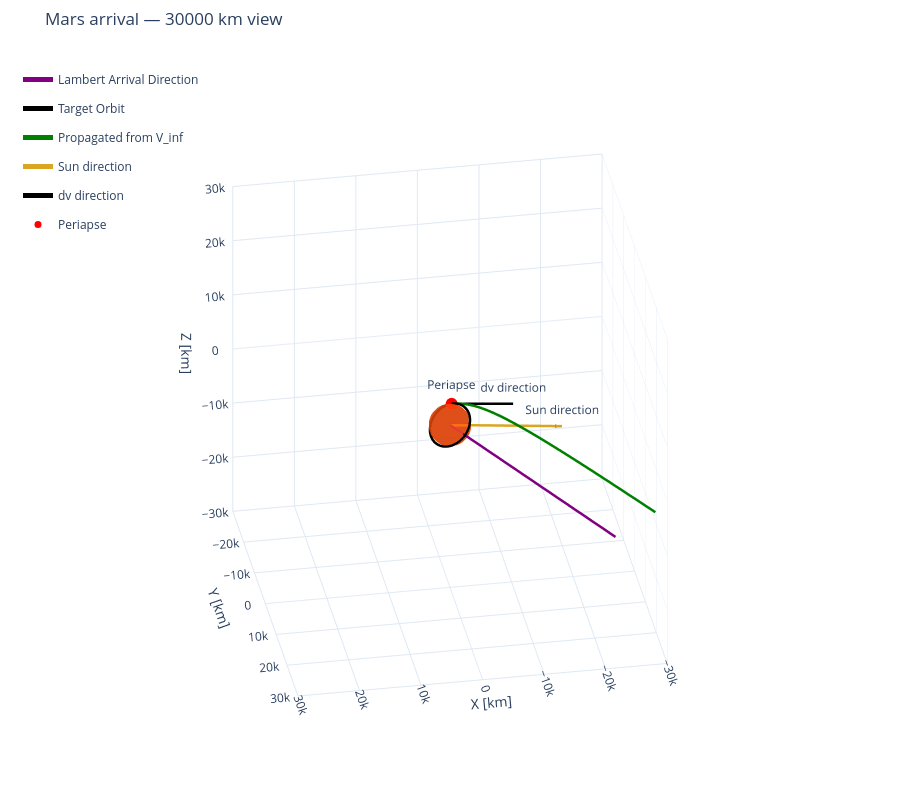

Notebook source saved alongside this figure:
### Markdown cell above
## Visualization
$
\boxed{
\hat{\mathbf p}
=\frac{1}{eq}\hat{\mathbf u}
\ \pm\
\sqrt{1-\frac{1}{e^2q^2}}\,
(\hat{\mathbf n}\times\hat{\mathbf u})
}$


$
\hat s=\frac{\hat p}{e}+\sqrt{1-\frac1{e^2}}\,\hat t
$

### Code cell
# Sun direction at arrival, rotated into MCI.
sun_direction_hci = dcm_mci_wrt_hci @ -mission["mars_rv_hci_km"][-1, :3]


frames = [
    # {
    #     "name": "HCI",
    #     "location": [0, 0, 0],
    #     "dcm_body_wrt_hci": np.eye(3),
    #     "length": 10000,
    # },
]

vectors = [
    {
        "direction": sun_direction_hci,
        "length": 20000,
        "name": "Sun direction",
        "color": "goldenrod",
        "label": True,
    },
    {
        "direction": dv_capture_mci,
        "length": 10000,
        "name": "dv direction",
        "color": "black",
        "label": True,
        "origin": r_p_mci * M_TO_KM,
    },  # just for visualization
    # {
    #     "direction": arrival.v_inf_hci_km,
    #     "length": 10000,
    #     "name": "v_vec",
    #     "color": "orange",
    #     "label": True,
    # },
    # {
    #     "direction": arrival.orbit_right_vec,
    #     "length": 10000,
    #     "name": "orbit right vec",
    #     "color": "black",
    #     "label": True,
    # },  # just for visualization
    # {
    #     "direction": arrival.orbit_up_vec,
    #     "length": 10000,
    #     "name": "orbit up vec",
    #     "color": "black",
    #     "label": True,
    # },  # just for visualization
    # {
    #     "direction": arrival.orbit_normal,
    #     "length": 10000,
    #     "name": "orbit normal vec",
    #     "color": "black",
    #     "label": True,
    # },  # just for visualization
    # {
    #     "direction": arrival.v_capture_mci_m_s,
    #     "length": 10000,
    #     "name": "V capture direction vec",
    #     "color": "black",
    #     "label": True,
    #     "origin": arrival.r_p_mci_m * M_TO_KM
    # },  # just for visualization
    # {
    #     "direction": arrival.v_p_mci_m_s,
    #     "length": 10000,
    #     "name": "V capture direction vec",
    #     "color": "black",
    #     "label": True,
    #     "origin": arrival.r_p_mci_m * M_TO_KM
    # },  # just for visualization
]

points = [
    {
        "name": "Periapse",
        "location": (r_p_mci) * M_TO_KM,
        "color": "red",
    },
    # {
    #     "name": "SOI along v_inf",
    #     "location": -mars_soi_km * unit(v_inf_mci_km),
    #     "color": "green",
    # },
]

view_range = 30000
fig_earth = plot_3d(
    [
        rv_sat_mci_km[:, 0:3],
        rv_target_mci_m[:, 0:3] * M_TO_KM,
        rv_traj_mci_m[:, 0:3] * M_TO_KM,
    ],
    [mission["time_s"], t_target, t_traj_s],
    labels=["Lambert Arrival Direction", "Target Orbit", "Propagated from V_inf"],
    trace_colors=["purple", "black", "green"],
    bodies={"name": "Mars", "radius": R_MARS * M_TO_KM, "color": "orangered"},
    frames=frames,
    vectors=vectors,
    points=points,
    title=f"Mars arrival — {view_range} km view",
    units="km",
    azim=80,
    elev=30,
    show_end=False,
    show=False,
)
fig_earth.update_scenes(
    xaxis_range=[-view_range, view_range],  # km
    yaxis_range=[-view_range, view_range],  # km
    zaxis_range=[-view_range, view_range],  # km
)
fig_earth.show()

### Figure 1 — Plotly figure (JSON) as saved in the notebook; plotly's stock layout.template omitted (floating-point values rounded to 4 significant figures; data arrays with more than 128 entries replaced by an {"elided": "..."} marker saying what was removed)
{"data": [{"colorscale": [[0, "orangered"], [1, "orangered"]], "hoverinfo": "skip", "name": "Mars", "opacity": 0.7, "showlegend": false, "showscale": false, "type": "surface", "x": {"elided": "60x30 float values"}, "y": {"elided": "60x30 float values"}, "z": {"elided": "60x30 float values"}}, {"legendgroup": "Lambert Arrival Direction", "line": {"color": "purple", "width": 5}, "mode": "lines", "name": "Lambert Arrival Direction", "type": "scatter3d", "x": {"elided": "1936 float values"}, "y": {"elided": "1936 float values"}, "z": {"elided": "1936 float values"}}, {"legendgroup": "Target Orbit", "line": {"color": "black", "width": 5}, "mode": "lines", "name": "Target Orbit", "type": "scatter3d", "x": {"elided": "10000 float values"}, "y": {"elided": "10000 float values"}, "z": {"elided": "10000 float values"}}, {"legendgroup": "Propagated from V_inf", "line": {"color": "green", "width": 5}, "mode": "lines", "name": "Propagated from V_inf", "type": "scatter3d", "x": {"elided": "100000 float values"}, "y": {"elided": "100000 float values"}, "z": {"elided": "100000 float values"}}, {"legendgroup": "vector-4", "line": {"color": "goldenrod", "width": 5}, "mode": "lines+text", "name": "Sun direction", "text": ["", "Sun direction"], "textposition": "top center", "type": "scatter3d", "x": [0, -18960.0], "y": [0, -4380.0], "z": [0, -4607.0]}, {"anchor": "tip", "colorscale": [[0, "goldenrod"], [1, "goldenrod"]], "hoverinfo": "skip", "legendgroup": "vector-4", "name": "Sun direction arrowhead", "showlegend": false, "showscale": false, "sizemode": "absolute", "sizeref": 1200, "type": "cone", "u": [-0.9481], "v": [-0.219], "w": [-0.2304], "x": [-18960.0], "y": [-4380.0], "z": [-4607.0]}, {"legendgroup": "vector-6", "line": {"color": "black", "width": 5}, "mode": "lines+text", "name": "dv direction", "text": ["", "dv direction"], "textposition": "top center", "type": "scatter3d", "x": [-748.9, -10210.0], "y": [-2841.0, 300.8], "z": [2243.0, 3064.0]}, {"anchor": "tip", "colorscale": [[0, "black"], [1, "black"]], "hoverinfo": "skip", "legendgroup": "vector-6", "name": "dv direction arrowhead", "showlegend": false, "showscale": false, "sizemode": "absolute", "sizeref": 600, "type": "cone", "u": [-0.9458], "v": [0.3141], "w": [0.08207], "x": [-10210.0], "y": [300.8], "z": [3064.0]}, {"marker": {"color": "red", "size": 7, "symbol": "circle"}, "mode": "markers+text", "name": "Periapse", "text": ["Periapse"], "textposition": "top center", "type": "scatter3d", "x": [-748.9], "y": [-2841.0], "z": [2243.0]}], "layout": {"height": 800, "legend": {"bgcolor": "rgba(0,0,0,0)", "borderwidth": 0, "x": 0.02, "y": 0.98}, "margin": {"b": 0, "l": 0, "r": 0, "t": 50}, "scene": {"aspectmode": "cube", "camera": {"eye": {"x": 0.4512, "y": 2.559, "z": 1.5}, "projection": {"type": "orthographic"}, "up": {"x": 0, "y": 0, "z": 1}}, "xaxis": {"range": [-30000, 30000], "title": {"text": "X [km]"}}, "yaxis": {"range": [-30000, 30000], "title": {"text": "Y [km]"}}, "zaxis": {"range": [-30000, 30000], "title": {"text": "Z [km]"}}}, "title": {"text": "Mars arrival — 30000 km view"}}}
